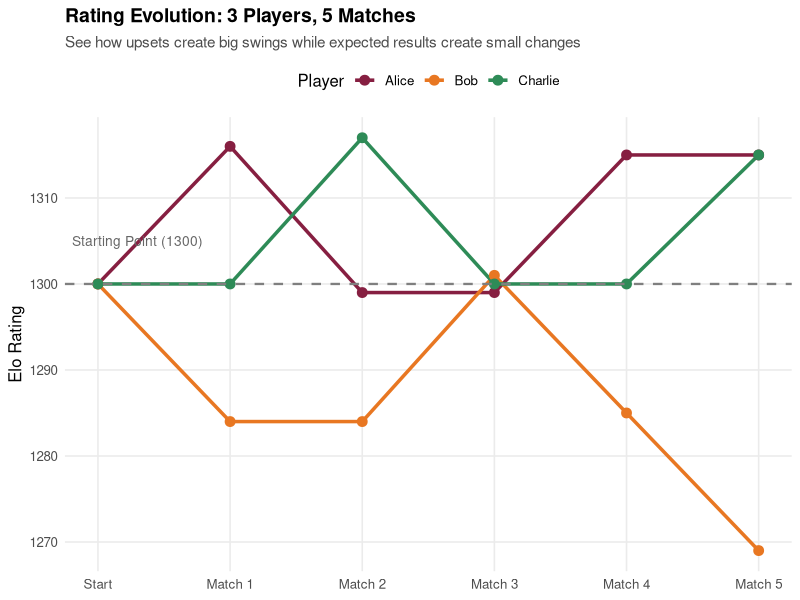
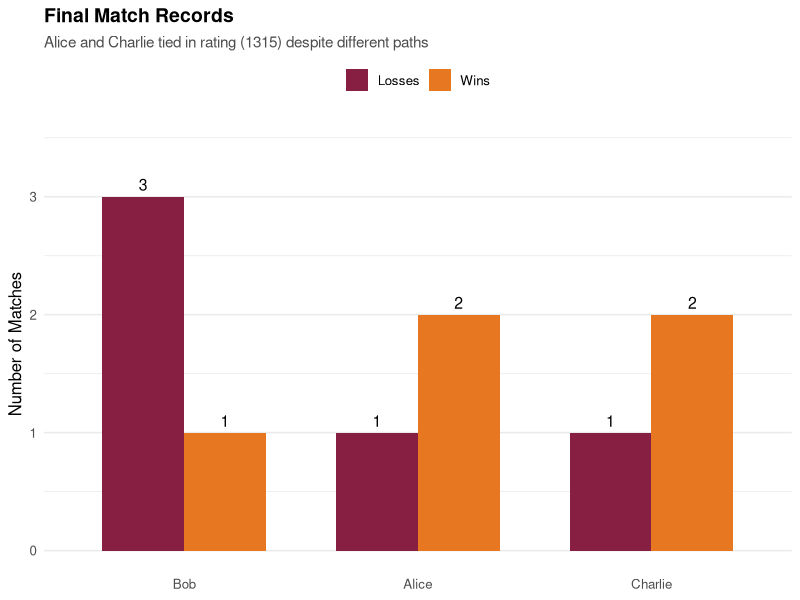

The R script that drew these images, in order:
## ---- chunk 1
#| echo: false
#| message: false
#| warning: false

library(dplyr)
library(ggplot2)
library(lubridate)
library(knitr)
library(tidyr)

# VT color palette
vt_maroon <- "#861F41"
vt_orange <- "#E87722"
## ---- chunk 2
#| echo: false

# Create 3 example players
example_players <- data.frame(
  name = c("Alice", "Bob", "Charlie"),
  rating = c(1300, 1300, 1300),
  stringsAsFactors = FALSE
)

# Helper function for expected score
calc_expected <- function(rating_a, rating_b) {
  1 / (1 + 10^((rating_b - rating_a) / 400))
}

kable(example_players, caption = "Starting Ratings - Everyone at 1300")
## ---- chunk 3
#| echo: false

# Alice wins
K <- 32
expected_alice <- calc_expected(1300, 1300)
change <- K * (1 - expected_alice)

example_players$rating[1] <- 1300 + change  # Alice
example_players$rating[2] <- 1300 - change  # Bob

result1 <- data.frame(
  name = c("Alice", "Bob"),
  old_rating = c(1300, 1300),
  expected = c("50%", "50%"),
  actual = c("Won", "Lost"),
  change = c(paste0("+", round(change, 1)), paste0("-", round(change, 1))),
  new_rating = c(round(1300 + change, 1), round(1300 - change, 1))
)

kable(result1, caption = "Match 1 Results")
## ---- chunk 4
#| echo: false

standings1 <- example_players %>%
  arrange(desc(rating)) %>%
  mutate(
    rank = row_number(),
    rating = round(rating, 1)
  ) %>%
  select(rank, name, rating)

kable(standings1, caption = "Current Standings After Match 1")
## ---- chunk 5
#| echo: false

expected_charlie <- calc_expected(1300, example_players$rating[1])
change <- K * (1 - expected_charlie)

example_players$rating[3] <- example_players$rating[3] + change  # Charlie
example_players$rating[1] <- example_players$rating[1] - change  # Alice

result2 <- data.frame(
  name = c("Charlie", "Alice"),
  old_rating = c(1300, 1316),
  expected = c("48%", "52%"),
  actual = c("Won", "Lost"),
  change = c(paste0("+", round(change, 1)), paste0("-", round(change, 1))),
  new_rating = c(round(1300 + change, 1), round(1316 - change, 1))
)

kable(result2, caption = "Match 2 Results - Upset!")
## ---- chunk 6
#| echo: false

standings2 <- example_players %>%
  arrange(desc(rating)) %>%
  mutate(
    rank = row_number(),
    rating = round(rating, 1)
  ) %>%
  select(rank, name, rating)

kable(standings2, caption = "Current Standings After Match 2")
## ---- chunk 7
#| echo: false

bob_rating <- example_players$rating[2]
charlie_rating <- example_players$rating[3]

expected_bob <- calc_expected(bob_rating, charlie_rating)
change <- K * (1 - expected_bob)

example_players$rating[2] <- bob_rating + change  # Bob
example_players$rating[3] <- charlie_rating - change  # Charlie

result3 <- data.frame(
  name = c("Bob", "Charlie"),
  old_rating = c(round(bob_rating, 1), round(charlie_rating, 1)),
  expected = c("45%", "55%"),
  actual = c("Won", "Lost"),
  change = c(paste0("+", round(change, 1)), paste0("-", round(change, 1))),
  new_rating = c(round(bob_rating + change, 1), round(charlie_rating - change, 1))
)

kable(result3, caption = "Match 3 Results - Another Upset!")
## ---- chunk 8
#| echo: false

standings3 <- example_players %>%
  arrange(desc(rating)) %>%
  mutate(
    rank = row_number(),
    rating = round(rating, 1)
  ) %>%
  select(rank, name, rating)

kable(standings3, caption = "Current Standings After Match 3")
## ---- chunk 9
#| echo: false

alice_rating <- example_players$rating[1]
bob_rating <- example_players$rating[2]

expected_alice <- calc_expected(alice_rating, bob_rating)
change <- K * (1 - expected_alice)

example_players$rating[1] <- alice_rating + change  # Alice
example_players$rating[2] <- bob_rating - change  # Bob

result4 <- data.frame(
  name = c("Alice", "Bob"),
  old_rating = c(round(alice_rating, 1), round(bob_rating, 1)),
  expected = c("49.7%", "50.3%"),
  actual = c("Won", "Lost"),
  change = c(paste0("+", round(change, 1)), paste0("-", round(change, 1))),
  new_rating = c(round(alice_rating + change, 1), round(bob_rating - change, 1))
)

kable(result4, caption = "Match 4 Results - Close Match!")
## ---- chunk 10
#| echo: false

standings4 <- example_players %>%
  arrange(desc(rating)) %>%
  mutate(
    rank = row_number(),
    rating = round(rating, 1)
  ) %>%
  select(rank, name, rating)

kable(standings4, caption = "Current Standings After Match 4")
## ---- chunk 11
#| echo: false

bob_rating <- example_players$rating[2]
charlie_rating <- example_players$rating[3]

expected_charlie <- calc_expected(charlie_rating, bob_rating)
change <- K * (1 - expected_charlie)

example_players$rating[3] <- charlie_rating + change  # Charlie
example_players$rating[2] <- bob_rating - change  # Bob

result5 <- data.frame(
  name = c("Charlie", "Bob"),
  old_rating = c(round(charlie_rating, 1), round(bob_rating, 1)),
  expected = c("52%", "48%"),
  actual = c("Won", "Lost"),
  change = c(paste0("+", round(change, 1)), paste0("-", round(change, 1))),
  new_rating = c(round(charlie_rating + change, 1), round(bob_rating - change, 1))
)

kable(result5, caption = "Match 5 Results - Expected Outcome")
## ---- chunk 12
#| echo: false

final_standings <- example_players %>%
  arrange(desc(rating)) %>%
  mutate(
    rank = row_number(),
    rating = round(rating, 1),
    change_from_start = round(rating - 1300, 1)
  ) %>%
  select(rank, name, rating, change_from_start)

kable(final_standings, caption = "Final Standings After 5 Matches", 
      col.names = c("Rank", "Player", "Rating", "Change from Start"))
## ---- chunk 13
#| echo: false
#| fig-width: 10
#| fig-height: 6

# Create a history of all rating changes
rating_evolution <- data.frame(
  match = c(0, 1, 1, 2, 2, 3, 3, 4, 4, 5, 5),
  player = c(
    "Alice", "Alice", "Bob", "Alice", "Charlie", "Bob", "Charlie", 
    "Alice", "Bob", "Bob", "Charlie"
  ),
  rating = c(
    1300,  # Start
    1316, 1284,  # After match 1
    1299, 1317,  # After match 2
    1301, 1300,  # After match 3
    1315, 1285,  # After match 4
    1269, 1315   # After match 5
  )
)

# Fill in all points for smooth lines
all_points <- data.frame(
  match = rep(0:5, each = 3),
  player = rep(c("Alice", "Bob", "Charlie"), 6),
  rating = c(
    1300, 1300, 1300,  # Match 0: Start
    1316, 1284, 1300,  # Match 1: Alice beats Bob
    1299, 1284, 1317,  # Match 2: Charlie beats Alice
    1299, 1301, 1300,  # Match 3: Bob beats Charlie
    1315, 1285, 1300,  # Match 4: Alice beats Bob
    1315, 1269, 1315   # Match 5: Charlie beats Bob
  )
)

ggplot(all_points, aes(x = match, y = rating, color = player, group = player)) +
  geom_line(linewidth = 1.2) +
  geom_point(size = 3) +
  geom_hline(yintercept = 1300, linetype = "dashed", color = "gray50", linewidth = 0.8) +
  annotate("text", x = 0.3, y = 1305, label = "Starting Point (1300)", 
           color = "gray40", size = 3.5) +
  scale_color_manual(values = c("Alice" = vt_maroon, "Bob" = vt_orange, "Charlie" = "#2E8B57")) +
  scale_x_continuous(breaks = 0:5, labels = c("Start", "Match 1", "Match 2", "Match 3", "Match 4", "Match 5")) +
  labs(
    title = "Rating Evolution: 3 Players, 5 Matches",
    subtitle = "See how upsets create big swings while expected results create small changes",
    x = NULL,
    y = "Elo Rating",
    color = "Player"
  ) +
  theme_minimal(base_size = 12) +
  theme(
    plot.title = element_text(face = "bold", size = 14),
    plot.subtitle = element_text(size = 11, color = "gray30"),
    legend.position = "top",
    panel.grid.minor = element_blank(),
    axis.text.x = element_text(angle = 0, hjust = 0.5)
  )
## ---- chunk 14
#| echo: false
#| fig-width: 8
#| fig-height: 5

wl_summary <- data.frame(
  player = c("Alice", "Bob", "Charlie"),
  wins = c(2, 1, 2),
  losses = c(1, 3, 1),
  final_rating = c(1315, 1269, 1315)
) %>%
  arrange(desc(final_rating))

wl_long <- wl_summary %>%
  select(player, wins, losses) %>%
  pivot_longer(cols = c(wins, losses), names_to = "result", values_to = "count")

ggplot(wl_long, aes(x = reorder(player, -count), y = count, fill = result)) +
  geom_col(position = "dodge", width = 0.7) +
  geom_text(aes(label = count), position = position_dodge(width = 0.7), 
            vjust = -0.5, size = 4) +
  scale_fill_manual(values = c("wins" = vt_orange, "losses" = vt_maroon),
                    labels = c("Losses", "Wins")) +
  labs(
    title = "Final Match Records",
    subtitle = "Alice and Charlie tied in rating (1315) despite different paths",
    x = NULL,
    y = "Number of Matches",
    fill = NULL
  ) +
  theme_minimal(base_size = 12) +
  theme(
    plot.title = element_text(face = "bold", size = 14),
    plot.subtitle = element_text(size = 11, color = "gray30"),
    legend.position = "top",
    panel.grid.major.x = element_blank()
  ) +
  ylim(0, 3.5)
